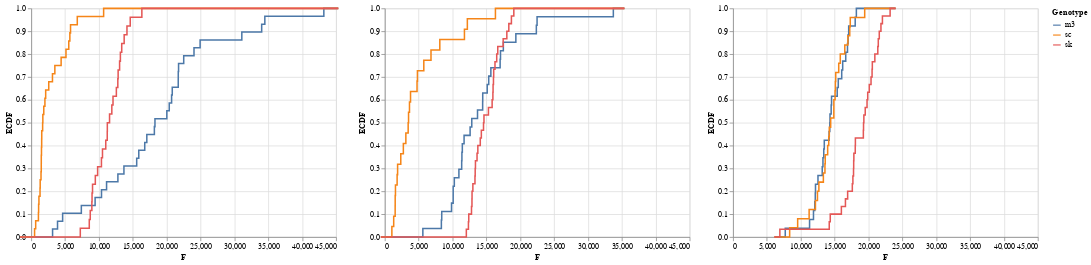

Here is the notebook cell this chart was saved with:
### Code cell
axis_scale = alt.Scale(domain=[0, 45000])

p1 = altcat.catplot(data=df_tidy.loc[df_tidy['T'] == '15',:],
               mark='line',
               encoding=dict(x=alt.X('F:Q',scale=axis_scale),
                             color=alt.Color('G:N', title='Genotype')),
               transform='ecdf')

p2 = altcat.catplot(data=df_tidy.loc[df_tidy['T'] == '20',:],
               mark='line',
               encoding=dict(x=alt.X('F:Q',scale=axis_scale),
                             color=alt.Color('G:N', title='Genotype')),
               transform='ecdf')

p3 = altcat.catplot(data=df_tidy.loc[df_tidy['T'] == '25',:],
               mark='line',
               encoding=dict(x=alt.X('F:Q',scale=axis_scale),
                             color=alt.Color('G:N', title='Genotype')),
               transform='ecdf')

p4 = altcat.catplot(data=df_tidy.loc[df_tidy['G'] == 'm3',:],
               mark='line',
               encoding=dict(x=alt.X('F:Q',scale=axis_scale),
                             color=alt.Color('T:O', title='Temperature')),
               transform='ecdf')

p5 = altcat.catplot(data=df_tidy.loc[df_tidy['G'] == 'sc',:],
               mark='line',
               encoding=dict(x=alt.X('F:Q',scale=axis_scale),
                             color=alt.Color('T:O', title='Temperature')),
               transform='ecdf')

p6 = altcat.catplot(data=df_tidy.loc[df_tidy['G'] == 'sk',:],
               mark='line',
               encoding=dict(x=alt.X('F:Q',scale=axis_scale),
                             color=alt.Color('T:O', title='Temperature')),
               transform='ecdf')

p1|p2|p3

### Figure 1 — Vega-Lite specification as saved in the notebook (floating-point values rounded to 4 significant figures; data arrays with more than 128 entries replaced by an {"elided": "..."} marker saying what was removed)
{"$schema": "https://vega.github.io/schema/vega-lite/v2.6.0.json", "config": {"view": {"height": 300, "width": 400}}, "datasets": {"data-7968101a793eae384f3486dd9cd2f4a8": {"elided": "168 records"}, "data-7c26da0f89a45e7e85f6dfe1b17a2e5b": {"elided": "164 records"}, "data-ea24a6adb936fb4dc9b14d6c6b685850": {"elided": "172 records"}}, "hconcat": [{"data": {"name": "data-ea24a6adb936fb4dc9b14d6c6b685850"}, "encoding": {"color": {"field": "G", "scale": {}, "title": "Genotype", "type": "nominal"}, "order": {"field": "F", "sort": "ascending", "type": "quantitative"}, "x": {"field": "F", "scale": {"domain": [0, 45000]}, "type": "quantitative"}, "y": {"field": "__ECDF", "title": "ECDF", "type": "quantitative"}}, "mark": {"type": "line"}}, {"data": {"name": "data-7c26da0f89a45e7e85f6dfe1b17a2e5b"}, "encoding": {"color": {"field": "G", "scale": {}, "title": "Genotype", "type": "nominal"}, "order": {"field": "F", "sort": "ascending", "type": "quantitative"}, "x": {"field": "F", "scale": {"domain": [0, 45000]}, "type": "quantitative"}, "y": {"field": "__ECDF", "title": "ECDF", "type": "quantitative"}}, "mark": {"type": "line"}}, {"data": {"name": "data-7968101a793eae384f3486dd9cd2f4a8"}, "encoding": {"color": {"field": "G", "scale": {}, "title": "Genotype", "type": "nominal"}, "order": {"field": "F", "sort": "ascending", "type": "quantitative"}, "x": {"field": "F", "scale": {"domain": [0, 45000]}, "type": "quantitative"}, "y": {"field": "__ECDF", "title": "ECDF", "type": "quantitative"}}, "mark": {"type": "line"}}]}
